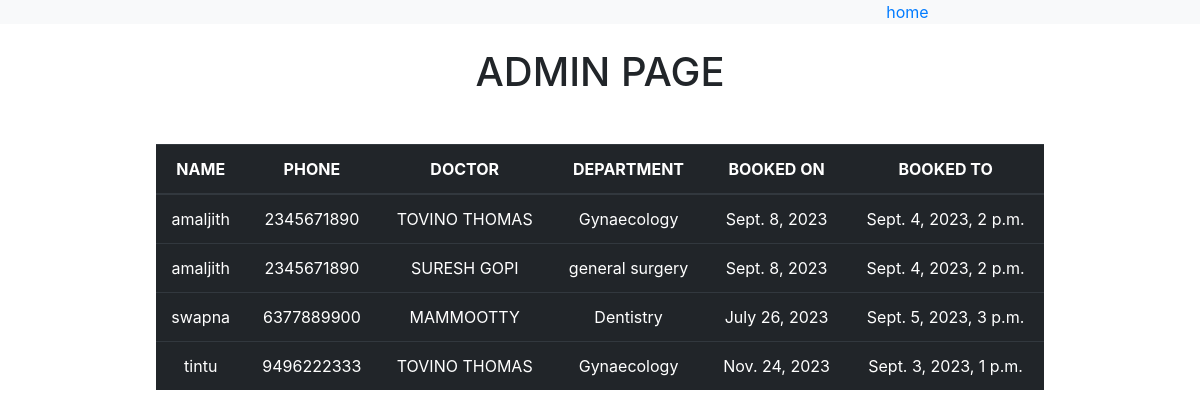
The page /adminpage on the database its author committed.
### newapp/models.py (models this page shows)
class Booking2(models.Model):
    p_name=models.CharField(max_length=25)
    p_phone=models.CharField(max_length=30)
    doc_name=models.CharField(max_length=30)
    dep_name=models.CharField(max_length=30)
    booked_on=models.DateField(auto_now=True)
    booked_to=models.DateTimeField(null=True)

### newapp/views.py (the view)
# urls.py: path('adminpage',views.adminpage,name='adminpage'),
def adminpage(request):
          data1=Booking.objects.all().order_by('p_name')
          data2=Booking2.objects.all().order_by('p_name')
          return render(request,'adminpage.html',{'result1':data1,'result2':data2})

### templates/adminpage.html (shortened to what this page needs)
<!DOCTYPE html>
<html lang="en">
<head>
    <link rel="stylesheet" href="https://cdn.jsdelivr.net/npm/bootstrap@4.0.0/dist/css/bootstrap.min.css">
</head>
<body >
    <section class="fixed-top">
        <div class="row bg-light ">
            <div class="col-md-6 ml-auto text-center">
                <a href="base" >home</a>
            </div>
        </div>
    </section>
    <div class="container ">
        <div class="row m-5 ">
            <div class="col-md-12 text-center   ">
                <h1>ADMIN PAGE</h1>
                {% if result2 %}
                <div class="m-5 bg-light">
                    <table class="table table-dark">
                        <thead>
                            <tr>
                              <th scope="col">NAME</th>
                              <th scope="col">PHONE</th>
                              <th scope="col">DOCTOR</th>
                              <th scope="col">DEPARTMENT</th>
                              <th scope="col">BOOKED ON</th>
                              <th scope="col">BOOKED TO</th>
                            </tr>
                          </thead>
                          <tbody>
                            {% for i in result2 %}
                            <tr>
                              <td>{{i.p_name}}</td>
                              <td>{{i.p_phone}}</td>
                              <td>{{i.doc_name}}</td>
                              <td>{{i.dep_name}}</td>
                              <td>{{i.booked_on}}</td>
                              <td>{{i.booked_to}}</td>
                            </tr>
                            {% endfor %}
                    </table>
                </div>
                {% endif %}
</body>
</html>

### rows shown on the page
Booking2: p_name "amaljith", p_phone "2345671890", doc_name "TOVINO THOMAS", dep_name "Gynaecology", booked_on "Sept. 8, 2023", booked_to "Sept. 4, 2023, 2 p.m."
Booking2: p_name "amaljith", p_phone "2345671890", doc_name "SURESH GOPI", dep_name "general surgery", booked_on "Sept. 8, 2023", booked_to "Sept. 4, 2023, 2 p.m."
Booking2: p_name "swapna", p_phone "6377889900", doc_name "MAMMOOTTY", dep_name "Dentistry", booked_on "July 26, 2023", booked_to "Sept. 5, 2023, 3 p.m."
Booking2: p_name "tintu", p_phone "9496222333", doc_name "TOVINO THOMAS", dep_name "Gynaecology", booked_on "Nov. 24, 2023", booked_to "Sept. 3, 2023, 1 p.m."
